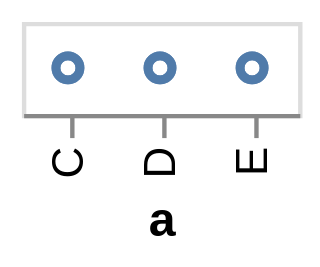

Write a Vega-Lite specification for this figure.
### Vega specification from a JSON file in a GitHub repository (floating-point values rounded to 4 significant figures)
{"$schema": "https://vega.github.io/schema/vega/v3.0.json", "autosize": "pad", "padding": 5, "height": 21, "style": "cell", "data": [{"name": "source_0", "values": [{"a": "C", "b": 2}, {"a": "C", "b": 7}, {"a": "C", "b": 4}, {"a": "D", "b": 1}, {"a": "D", "b": 2}, {"a": "D", "b": 6}, {"a": "E", "b": 8}, {"a": "E", "b": 4}, {"a": "E", "b": 7}]}], "signals": [{"name": "x_step", "value": 21}, {"name": "width", "update": "bandspace(domain('x').length, 1, 0.5) * x_step"}], "marks": [{"name": "marks", "type": "symbol", "style": ["point"], "from": {"data": "source_0"}, "encode": {"update": {"opacity": {"value": 0.7}, "stroke": {"value": "#4c78a8"}, "fill": {"value": "transparent"}, "x": {"scale": "x", "field": "a"}, "y": {"signal": "height", "mult": 0.5}}}}], "scales": [{"name": "x", "type": "point", "domain": {"data": "source_0", "field": "a", "sort": true}, "range": {"step": {"signal": "x_step"}}, "padding": 0.5}], "axes": [{"scale": "x", "orient": "bottom", "title": "a", "zindex": 1, "encode": {"labels": {"update": {"angle": {"value": 270}, "align": {"value": "right"}, "baseline": {"value": "middle"}}}}}], "config": {"axisY": {"minExtent": 30}}}
